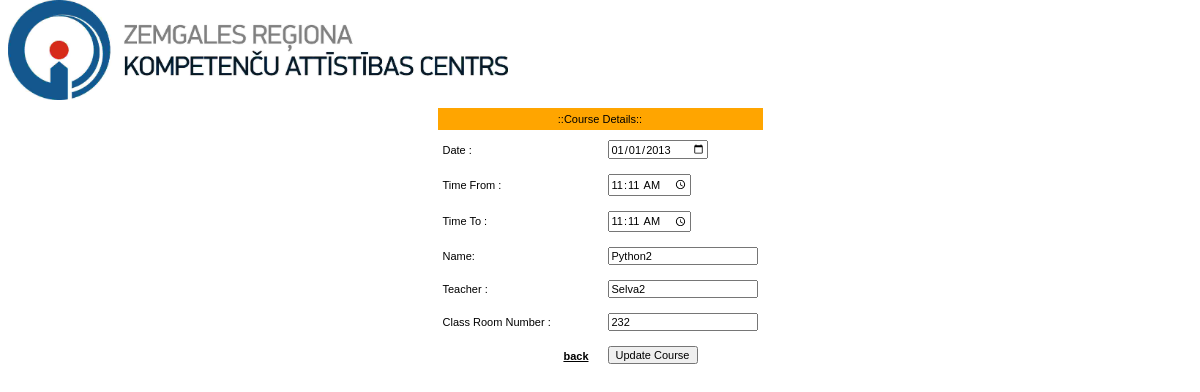
Screenshot of /zrkac/editAnother.php?n=3 (signed in) with the database file from the repository.
### tables this page shows
CREATE TABLE IF NOT EXISTS `zrkac` (
  `id` int(11) NOT NULL AUTO_INCREMENT,
  `day` date NOT NULL,
  `timefrom` time NOT NULL,
  `timeto` time NOT NULL,
  `name` varchar(250) NOT NULL,
  `teacher` varchar(100) NOT NULL,
  `classroom` varchar(4) NOT NULL,
  PRIMARY KEY (`id`)
);

### zrkac/editAnother.php (the view, shortened to what this page needs)
<?php
	$id= $_GET['n'];
 	$query = "select * from zrkac where id = $id";
	$resultSet = mysql_query($query) or die('Unalbe to select');
	$row = mysql_fetch_object($resultSet);
?>
<html>
	<head>
		<link rel="stylesheet" type="text/css" href="web/default.css" />
		<img src="images/1.jpg" width="500px" height="100px" >
	</head>
	<body>
		<table width="100%" height="100%">
			<tr>
				<td valign="top">
					<form action="updateAnotherAction.php" method="post">
					<table align="center" cellspacing="5" cellpadding="5">
						<tr class="btn">
							<td colspan="2" class="txt">::Course Details::</td>
						</tr>
						<tr>
							<td width="50%" class="txt">Date :</td>
								<td><input type="date" value="<?php echo $row->day; ?>" name="day" class="txt" /></td>
						</tr>
						<tr>
							<td class="txt">Time From :</td>
							<td>
								<input type="time" value="<?php echo $row->timefrom; ?>" name="timefrom" class="txt" />
							</td>
						</tr>
						<tr>
							<td class="txt">Time To :</td>
							<td>
								<input type="time" value="<?php echo $row->timeto; ?>" name="timeto" class="txt" />
							</td>
						</tr>
						<tr>
							<td class="txt">Name:</td>
							<td>
								<input type="text" value="<?php echo $row->name; ?>" name="name" class="txt" />
							</td>
						</tr>
							<tr>
							<td class="txt">Teacher :</td>
							<td>
								<input type="text" value="<?php echo $row->teacher; ?>" name="teacher" class="txt" />
							</td>
						</tr>
						<tr>
							<td class="txt">Class Room Number :</td>
							<td>
								<input type="text" value="<?php echo $row->classroom; ?>" name="classroom" class="txt" />
							</td>
						</tr>
						<tr>
							<td  align="right">
								<a class="hyplink" href="homeAlone.php">back</a>&nbsp;
							</td>
							<td  align="left">
								<input type="submit" value="Update Course" class="txt" />
							</td>
						</tr>
					</table>
					</form>
				</td>
			</tr>
		</table>
	</body>
</html>

### zrkac/web/default.css (style rules this page uses)
body { margin-top:0px; background-color:#FFFFFF; }
.txt { font-family:Verdana, Arial, Helvetica, sans-serif; font-size:11px; font-weight:400; }
.btn { font-family:Verdana, Arial, Helvetica, sans-serif; font-size:11px; font-weight:400; text-align:center; color:Black; height:100%; width:15%; background-color:Orange; border:"Outset;1px"; }
.hyplink { font-family:Verdana, Arial, Helvetica, sans-serif; font-size:11px; font-weight:bold; text-align:center; color:Black; height:100%; width:100% }

### rows the page displays
zrkac: day "01/01/2013", timefrom "11:11:00", timeto "11:11:00", name "Python2", teacher "Selva2", classroom "232"
